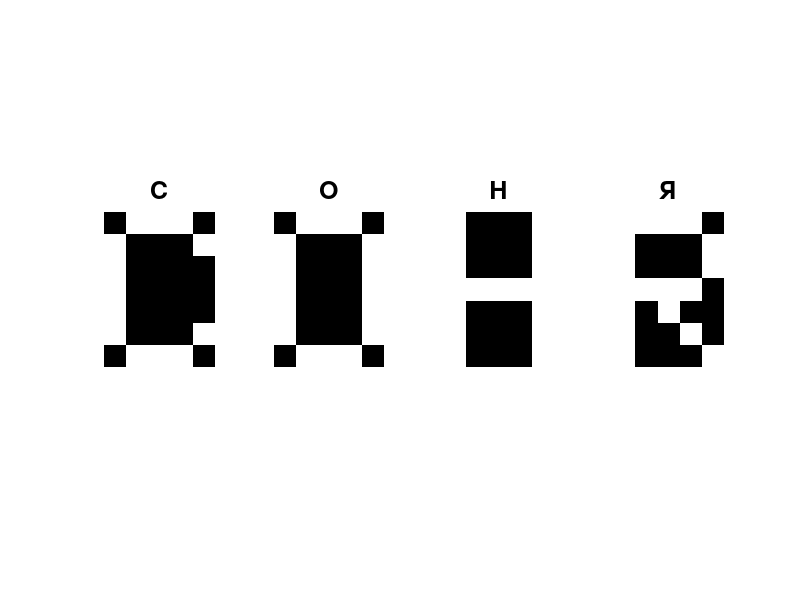

Here is the MATLAB script that generated this plot: (Note: this script raises an error after producing the figure.)
% ============================================================
% ЛАБОРАТОРНА РОБОТА 5
% Моделювання нейронної мережі Хебба
% Розпізнавання букв: С, О, Н, Я
% Сітка 7x5 = 35 пікселів (біполярне кодування: +1/-1)
% ============================================================

clc; clear; close all;

%% --- Крок 1. Визначення зображень букв (7x5 сітка, біполярне) ---

% Буква С
S_img = [-1,  1,  1,  1, -1;
          1, -1, -1, -1,  1;
          1, -1, -1, -1, -1;
          1, -1, -1, -1, -1;
          1, -1, -1, -1, -1;
          1, -1, -1, -1,  1;
         -1,  1,  1,  1, -1];

% Буква О
O_img = [-1,  1,  1,  1, -1;
          1, -1, -1, -1,  1;
          1, -1, -1, -1,  1;
          1, -1, -1, -1,  1;
          1, -1, -1, -1,  1;
          1, -1, -1, -1,  1;
         -1,  1,  1,  1, -1];

% Буква Н
N_img = [ 1, -1, -1, -1,  1;
           1, -1, -1, -1,  1;
           1, -1, -1, -1,  1;
           1,  1,  1,  1,  1;
           1, -1, -1, -1,  1;
           1, -1, -1, -1,  1;
           1, -1, -1, -1,  1];

% Буква Я
Ya_img = [ 1,  1,  1,  1, -1;
            1, -1, -1, -1,  1;
            1, -1, -1, -1,  1;
            1,  1,  1,  1, -1;
            1, -1,  1, -1, -1;
            1, -1, -1,  1, -1;
            1, -1, -1, -1,  1];

% Перетворення в вектори-стовпці (35x1)
x1 = S_img(:);
x2 = O_img(:);
x3 = N_img(:);
x4 = Ya_img(:);

% Навчальна вибірка
% С -> [+1, -1, -1, -1]
% О -> [-1, +1, -1, -1]
% Н -> [-1, -1, +1, -1]
% Я -> [-1, -1, -1, +1]
patterns = [x1, x2, x3, x4];   % 35 x 4

targets = eye(4) * 2 - 1;

n = size(patterns, 1);  % 35 входів
m = 4;                  % 4 нейрони
letter_names = {'С', 'О', 'Н', 'Я'};

%% --- Алгоритм навчання Хебба ---
W = zeros(m, n);   % [4 x 35]
b = zeros(m, 1);   % зміщення [4 x 1]

for k = 1:4
    W = W + targets(:,k) * patterns(:,k)';
    b = b + targets(:,k);
end

fprintf('=== Матриця ваг сформована за правилом Хебба ===\n');
fprintf('Розмір W: %dx%d\n', size(W,1), size(W,2));

%% --- Функція активації (знак) ---
activate = @(s) sign(s) + (s==0).*(-1);  % sign, але 0 -> -1

%% --- Тестування на навчальних зображеннях ---
fprintf('\n=== Тест на навчальних зображеннях ===\n');
correct_train = 0;
for k = 1:4
    s     = W * patterns(:,k) + b;
    y_out = activate(s);
    [~, idx] = max(y_out);
    status = 'OK';
    if idx ~= k
        status = 'ПОМИЛКА';
    else
        correct_train = correct_train + 1;
    end
    fprintf('Вхід: %s -> Розпізнано: %s [%s]\n', ...
        letter_names{k}, letter_names{idx}, status);
end
fprintf('Точність на навчальній вибірці: %d/4 (%.0f%%)\n', ...
    correct_train, correct_train/4*100);

%% --- Тестування із зашумленими зображеннями ---
fprintf('\n=== Тест із зашумленими зображеннями ===\n');
rng(42);
noise_levels = [0.10, 0.20];
accuracy_noise = zeros(1, length(noise_levels));

for ni = 1:length(noise_levels)
    nl = noise_levels(ni);
    fprintf('\n--- Шум %.0f%% (%d пікселів перевернуто з 35) ---\n', ...
        nl*100, round(nl*n));
    correct = 0;
    for k = 1:4
        x_noisy  = patterns(:,k);
        n_flip   = round(nl * n);
        idx_flip = randperm(n, n_flip);
        x_noisy(idx_flip) = -x_noisy(idx_flip);
        s     = W * x_noisy + b;
        y_out = activate(s);
        [~, rec_idx] = max(y_out);
        status = 'OK';
        if rec_idx ~= k
            status = 'ПОМИЛКА';
        else
            correct = correct + 1;
        end
        fprintf('Оригінал: %s -> Розпізнано: %s [%s]\n', ...
            letter_names{k}, letter_names{rec_idx}, status);
    end
    accuracy_noise(ni) = correct/4*100;
    fprintf('Точність: %d/4 (%.0f%%)\n', correct, accuracy_noise(ni));
end

%% --- Графік 1: Навчальні зображення букв ---
figure('Name', 'Навчальні зображення букв С, О, Н, Я', ...
       'Position', [100 400 700 250]);
all_imgs = {S_img, O_img, N_img, Ya_img};
for i = 1:4
    subplot(1, 4, i);
    img_display = (all_imgs{i} + 1) / 2;
    imshow(img_display, 'InitialMagnification', 'fit');
    title(letter_names{i}, 'FontSize', 18, 'FontWeight', 'bold');
    set(gca, 'XColor', 'none', 'YColor', 'none');
end
sgtitle('Навчальні зображення (7x5 сітка, білий = +1, чорний = -1)', 'FontSize', 12);

%% --- Графік 2: Матриці ваг нейронів ---
figure('Name', 'Матриці ваг нейронів', 'Position', [100 100 700 250]);
for i = 1:4
    subplot(1, 4, i);
    w_map = reshape(W(i,:), 7, 5);
    w_norm = (w_map - min(w_map(:))) / (max(w_map(:)) - min(w_map(:)));
    imshow(w_norm, 'InitialMagnification', 'fit');
    title(['Нейрон ' letter_names{i}], 'FontSize', 13);
    colorbar('southoutside');
    set(gca, 'XColor', 'none', 'YColor', 'none');
end
sgtitle('Матриці ваг мережі Хебба (С, О, Н, Я)', 'FontSize', 12);

%% --- Графік 3: Точність при різних рівнях шуму ---
figure('Name', 'Точність розпізнавання', 'Position', [820 400 400 280]);
bar_data = [100, accuracy_noise];
bar_labels = {'0%', '10%', '20%'};
bar(bar_data, 0.5, 'FaceColor', [0.2 0.5 0.8], 'EdgeColor', 'k');
set(gca, 'XTickLabel', bar_labels, 'FontSize', 12);
xlabel('Рівень шуму', 'FontSize', 12);
ylabel('Точність (%)', 'FontSize', 12);
title('Точність розпізнавання при різних рівнях шуму', 'FontSize', 11);
ylim([0 110]);
grid on; grid minor;
for i = 1:3
    text(i, bar_data(i)+3, sprintf('%.0f%%', bar_data(i)), ...
        'HorizontalAlignment', 'center', 'FontSize', 12, 'FontWeight', 'bold');
end

fprintf('\n=== Готово! ===\n');
